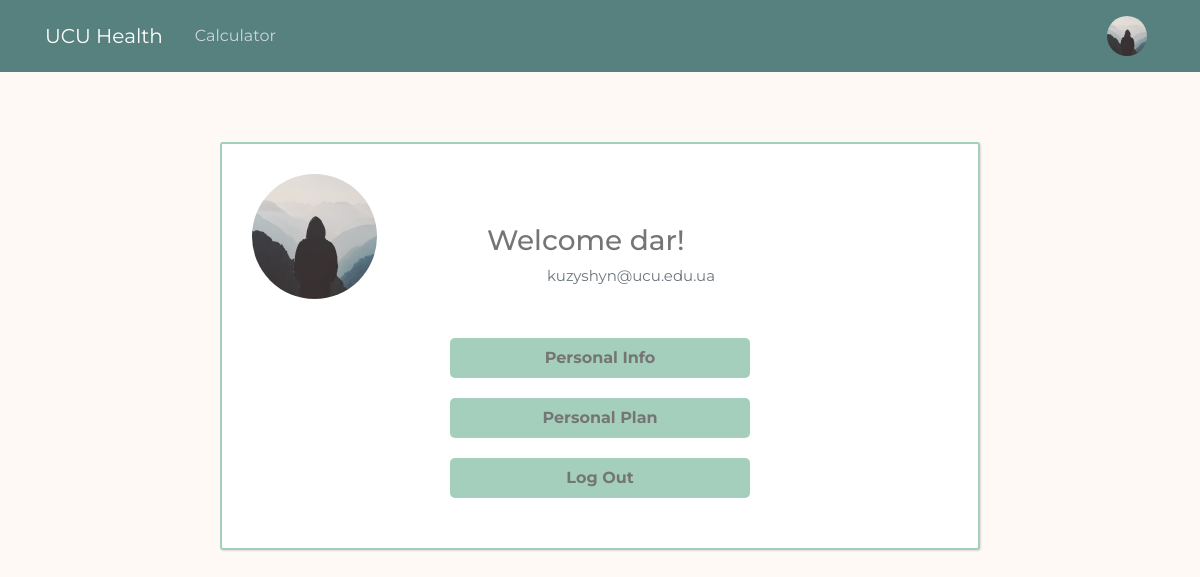
Page /account (signed in) on the committed database.
### main/models.py (models this page shows, shortened)
class User(db.Model, UserMixin):
    id = db.Column(db.Integer, primary_key=True)
    username = db.Column(db.String(20), unique=True, nullable=False)
    email = db.Column(db.String(120), unique=True, nullable=False)
    password = db.Column(db.String(100), nullable=False)
    image_file = db.Column(db.String(20), nullable = False, default='default.jpg')
    custom_plan = db.Column(db.Boolean, default = False)
    sex = db.Column(db.String(10), nullable = False)
    age = db.Column(db.Integer, nullable = False)
    height = db.Column(db.Integer, nullable=False)
    weight = db.Column(db.Integer, nullable=False)
    goal = db.Column(db.Integer, nullable=False)
    activity = db.Column(db.Float, nullable=False)
    calories = db.Column(db.Float, nullable=False)
    proteins = db.Column(db.Float, nullable=False)
    carbs = db.Column(db.Float, nullable=False)
    fats = db.Column(db.Float, nullable=False)
    meals = db.relationship('Meal', backref="author", lazy = True)

### main/routes.py (the view, shortened to what this page needs)
@app.route('/account', methods=["GET", 'POST'])
@login_required
def account():
    image_file = url_for('static', filename = 'profile_pics/' + current_user.image_file)
    return render_template('account.html', image_file = image_file)

### main/models.py (called while the page is built)
@login_manager.user_loader
def load_user(user_id):
    return User.query.get(int(user_id))

### main/templates/account.html
{% extends "layout.html" %}
{% block content %}
  <link href="{{ url_for('static', filename='account.css') }}" rel="stylesheet">
  <div class="content-section">
    <div class="media">
      <img class="rounded-circle account-img" src="{{ image_file }}">
      <div class="media-body">
        <h2 class="account-heading"> Welcome {{ current_user.username }}!</h2>
        <p class="text-secondary">{{ current_user.email }}</p>
      </div>
    </div>
  <form method="POST">
    <div class="input_field">
      <input type="submit", name="submit_button", value="Personal Info", class="form-control", id="personal_info">
    </div>
    <div class="input_field">
      <input type="submit", name="submit_button", value="Personal Plan", class="form-control", id="personal_plan">
    </div>
    <div class="input_field">
      <input type="submit", name="submit_button", value="Log Out", class="form-control", id="log_out">
    </div>
  </form>
  </div>
{% endblock content %}

### main/templates/layout.html (shortened to what this page needs)
<!DOCTYPE html>
<html>
  <head>
    <link
      rel="stylesheet"
      href="https://maxcdn.bootstrapcdn.com/bootstrap/4.0.0/css/bootstrap.min.css"
 />
    <link
      rel="stylesheet"
      type="text/css"
      href="{{ url_for('static', filename='main.css') }}" />
  </head>
  <body>
    <header class="site-header">
      <nav class="navbar navbar-expand-lg navbar-dark bg-steel fixed-top">
        <div class="container">
          <a class="navbar-brand mr-4" href="{{ url_for('main') }}">UCU Health</a>
          <div class="collapse navbar-collapse" id="navbarToggle">
            <div class="navbar-nav mr-auto">
              <a class="nav-item nav-link" href="{{ url_for('calculator') }}">Calculator</a>
            </div>
            <div class="navbar-nav">
            {% if current_user.is_authenticated %}
              <a class="nav-item nav-link" href="{{ url_for("account") }}"><img class="rounded-circle panel-img" src="{{ url_for('static', filename = 'profile_pics/' + current_user.image_file ) }} "></a>
            {% else %}
              <a class="nav-item nav-link" href="{{ url_for("login") }}">Login</a>
              <a class="nav-item nav-link" href="{{ url_for("register") }}">Register</a>
            {% endif %}
            </div>
          </div>
        </div>
      </nav>
    </header>
    <main role="main" class="container">
      <div class="row">
        <div class="col-md-8">
          {% block content %}{% endblock %}
        </div>
    </main>
  </body>
</html>

### main/static/main.css (style rules this page uses)
body { background: #fff9f5; color: #333333; margin-top: 5rem; }
.row { display: flex; justify-content: center; align-items: center; }
.bg-steel { background-color: #57817f; }
.site-header .navbar-nav .nav-link { color: #cbd5db; }
.content-section { background: #fff9f5;; padding: 10px 20px; border: 1px solid #dddddd; border-radius: 3px; margin-bottom: 20px; }
.account-img { height: 125px; width: 125px; margin-right: 20px; margin-bottom: 16px; }
.account-heading { font-size: 2.5rem; }
.panel-img { height: 40px; width: 40px; }

### main/static/account.css (style rules this page uses)
* { margin: 0; padding: 0; box-sizing: border-box; font-family: 'Montserrat', sans-serif; }
body { color: #757575; margin-top: 325px; margin-bottom: 25px; }
.content-section { background: #fff; margin-bottom: 150px; max-width: 900px; width: 100%; margin: 20px auto; padding: 30px; box-shadow: 1px 1px 2px rgba(0, 0, 0, 0.125); border: 2.5px solid #a4cfbc; position: absolute; top: 50%; left: 50%; transform: translate(-50%, -50%); }
.account-heading { margin-left: 90px; margin-top: 50px; font-size: 28px; }
.text-secondary { margin-left: 150px; font-size: 15px; margin-bottom: 50px; }
.input_field { display: flex; justify-content: center; align-items: center; flex-direction: column; }
.form-control { text-align: center; margin-bottom: 20px; width: 300px; height: 40px; border: none; border-radius: 5px; background-color: #f5f5f5; font-size: 16px; font-weight: bold; color: #757575; cursor: pointer; transition: all 0.2s ease-in-out; }
#personal_info { background-color: #a4cfbc; color: #757575; }
#personal_plan { background-color: #a4cfbc; color: #757575; }
#log_out { background-color: #a4cfbc; color: #757575; }

### rows in the picture
User: image_file (placeholder picture), username "dar", email "kuzyshyn@ucu.edu.ua"
